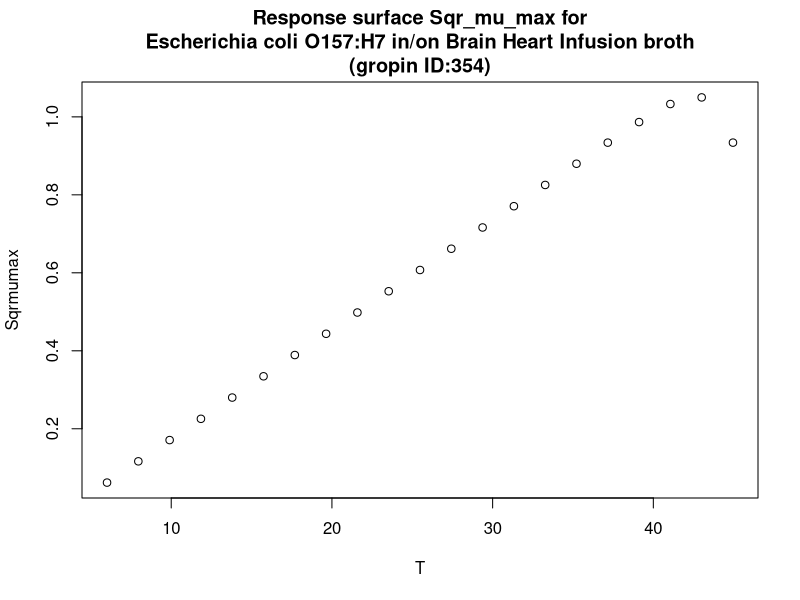

The R script that drew this image:
#############################
# start of Parameter script
#############################
T <- seq(6.006,44.955044955045,length.out=21)
#############################
# end of Parameter script
#############################
############################# 
# start of Model script Gropin ID 354 
#############################
 
# constant coefficients for this model
 
variables <- data.frame(T)
argumentsPar <- unique.data.frame(expand.grid(variables))
 
# heart of the model
response_surface <- function(T) {
   mumax <-0.0280*(T-3.7942)*(1-exp(0.7524*(T-47.1646)))

	return(mumax=mumax)
} 

# output parameters
responseSurface <- cbind(argumentsPar,response_surface(argumentsPar['T']))
colnames(responseSurface) <- c(colnames(argumentsPar),'Sqrmumax')
#############################
# End of Model script
#############################
############################# 
# start of Visualisation script Gropin ID 354 
#############################
titleText <-'Response surface Sqr_mu_max for
Escherichia coli O157:H7 in/on Brain Heart Infusion broth
(gropin ID:354)'
plot(T,responseSurface$'Sqrmumax',xlab='T',
                          ylab='Sqrmumax',main=titleText)
#############################
# End of Visualisation script
#############################
